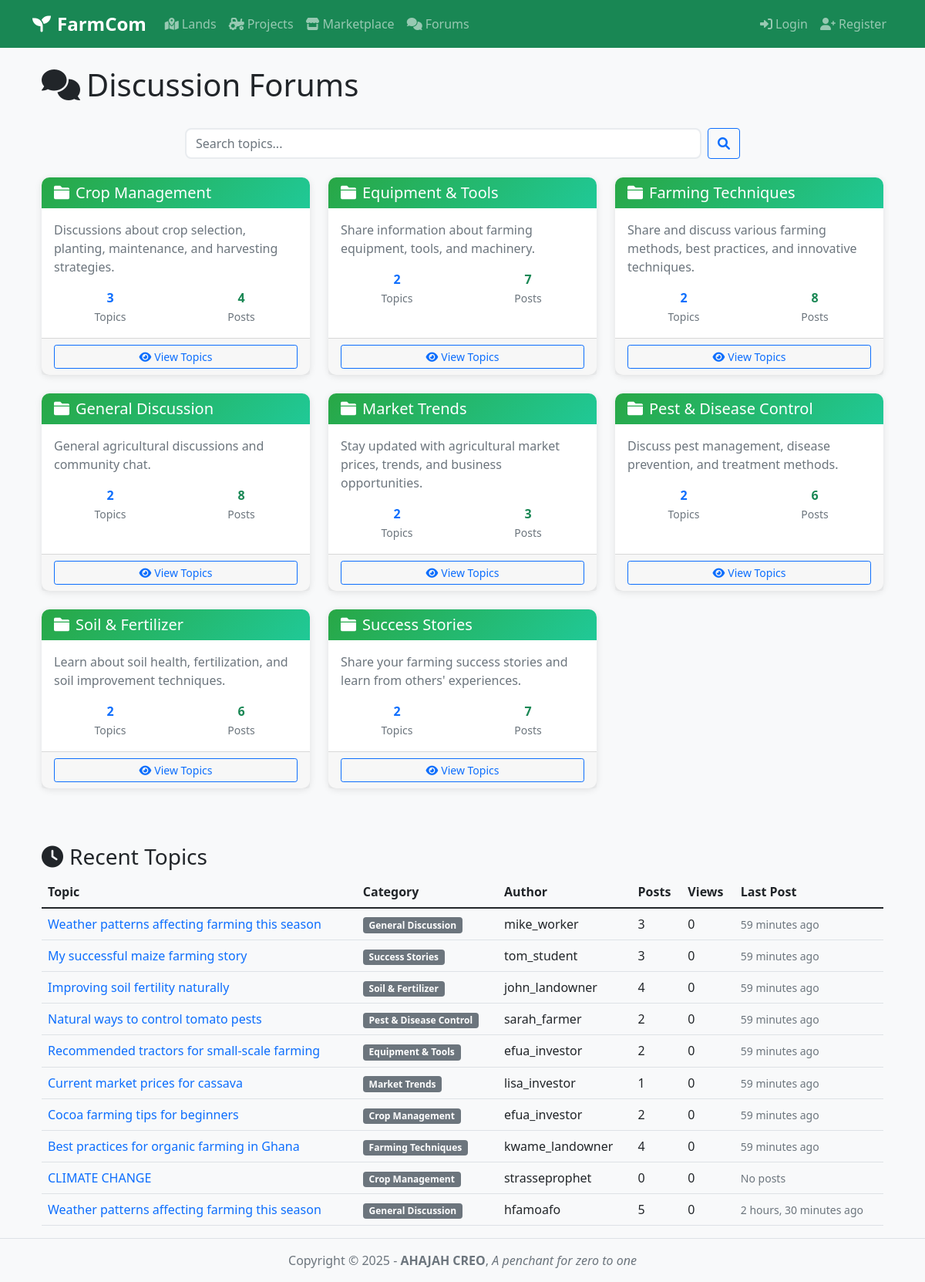
Page /forums/ on the committed database.
### forums/models.py (models this page shows, shortened)
class Category(models.Model):
    name = models.CharField(max_length=100)
    description = models.TextField()
    slug = models.SlugField(unique=True)
    created_at = models.DateTimeField(auto_now_add=True)
    is_active = models.BooleanField(default=True)
    class Meta:
        verbose_name_plural = "Categories"
        ordering = ['name']
    def get_topic_count(self):
        return self.topics.count()
    def get_post_count(self):
        return Post.objects.filter(topic__category=self).count()

class Topic(models.Model):
    category = models.ForeignKey(Category, on_delete=models.CASCADE, related_name='topics')
    title = models.CharField(max_length=200)
    content = models.TextField()
    author = models.ForeignKey(User, on_delete=models.CASCADE, related_name='forum_topics')
    created_at = models.DateTimeField(auto_now_add=True)
    updated_at = models.DateTimeField(auto_now=True)
    is_pinned = models.BooleanField(default=False)
    is_locked = models.BooleanField(default=False)
    views = models.PositiveIntegerField(default=0)
    class Meta:
        ordering = ['-is_pinned', '-created_at']
    def get_post_count(self):
        return self.posts.count()
    def get_last_post(self):
        return self.posts.order_by('-created_at').first()

class Post(models.Model):
    topic = models.ForeignKey(Topic, on_delete=models.CASCADE, related_name='posts')
    author = models.ForeignKey(User, on_delete=models.CASCADE, related_name='forum_posts')
    content = models.TextField()
    created_at = models.DateTimeField(auto_now_add=True)
    updated_at = models.DateTimeField(auto_now=True)
    is_solution = models.BooleanField(default=False)  # Mark as best answer
    class Meta:
        ordering = ['created_at']

### accounts/models.py (models this page shows, shortened)
class User(AbstractUser):
    USER_TYPES = (
        ('LANDOWNER', 'Landowner'),
        ('FARMER', 'Professional Farmer'),
        ('WORKER', 'Farm Worker'),
        ('INVESTOR', 'Investor'),
        ('STUDENT', 'Student'),
    )
    user_type = models.CharField(max_length=20, choices=USER_TYPES)
    phone = models.CharField(max_length=20)
    location = models.CharField(max_length=100)
    bio = models.TextField(blank=True)
    skills = models.CharField(max_length=200, blank=True)
    avatar = models.ImageField(upload_to='avatars/', blank=True, null=True)
    groups = models.ManyToManyField(
        Group,
        verbose_name='groups',
        blank=True,
        help_text='The groups this user belongs to. A user will get all permissions granted to each of their groups.',
        related_name="accounts_user_groups",  # Custom related_name
        related_query_name="accounts_user",
    )
    user_permissions = models.ManyToManyField(
        Permission,
        verbose_name='user permissions',
        blank=True,
        help_text='Specific permissions for this user.',
        related_name="accounts_user_permissions",  # Custom related_name
        related_query_name="accounts_user",
    )
    supervisor = models.ForeignKey(
        'self',
        null=True,
        blank=True,
        on_delete=models.SET_NULL,
        related_name='supervised_workers',
        limit_choices_to={'user_type': 'FARMER'},
        help_text='The professional farmer supervising this worker (if applicable).'
    )

### forums/views.py (the view)
# urls.py: path('', views.category_list, name='category_list'),
def category_list(request):
    categories = Category.objects.filter(is_active=True)
    recent_topics = Topic.objects.all().order_by('-created_at')[:10]
    context = {
        'categories': categories,
        'recent_topics': recent_topics,
    }
    return render(request, 'forums/category_list.html', context)

### accounts/context_processors.py (called while the page is built, shortened)
def notification_data(request):
    return {
        'unread_notifications': 0,
        'recent_notifications': [],
    }

def dashboard_url(request):
    if request.user.is_authenticated:
        return {
            'user_dashboard_url': get_user_dashboard_url(request.user),
            'user_home_url': get_user_home_url(request.user)
        }
    return {
        'user_dashboard_url': 'home',
        'user_home_url': 'home'
    }

### templates/forums/category_list.html (shortened to what this page needs)
{% extends 'base.html' %}
{% block content %}
<div class="container mt-4">
    <div class="d-flex justify-content-between align-items-center mb-4">
        <h1><i class="fas fa-comments me-2"></i>Discussion Forums</h1>
    </div>
    <div class="row mb-4">
        <div class="col-md-8 mx-auto">
            <form method="GET" action="{% url 'forums:search_topics' %}" class="d-flex">
                <input type="text" name="q" class="form-control me-2" placeholder="Search topics..." value="{{ search_query }}">
                <button type="submit" class="btn btn-outline-primary">
                    <i class="fas fa-search"></i>
                </button>
            </form>
        </div>
    </div>
    <div class="row">
        {% for category in categories %}
        <div class="col-md-6 col-lg-4 mb-4">
            <div class="card h-100">
                <div class="card-header">
                    <h5 class="card-title mb-0">
                        <i class="fas fa-folder me-2"></i>{{ category.name }}
                    </h5>
                </div>
                <div class="card-body">
                    <p class="card-text text-muted">{{ category.description }}</p>
                    <div class="row text-center">
                        <div class="col-6">
                            <div class="text-primary fw-bold">{{ category.get_topic_count }}</div>
                            <small class="text-muted">Topics</small>
                        </div>
                        <div class="col-6">
                            <div class="text-success fw-bold">{{ category.get_post_count }}</div>
                            <small class="text-muted">Posts</small>
                        </div>
                    </div>
                </div>
                <div class="card-footer">
                    <a href="{% url 'forums:category_topics' category.slug %}" class="btn btn-outline-primary btn-sm w-100">
                        <i class="fas fa-eye me-1"></i>View Topics
                    </a>
                </div>
            </div>
        </div>
        {% empty %}
        <div class="col-12">
            <div class="alert alert-info text-center">
                <i class="fas fa-info-circle me-2"></i>No forum categories available yet.
            </div>
        </div>
        {% endfor %}
    </div>
    <div class="mt-5">
        <h3><i class="fas fa-clock me-2"></i>Recent Topics</h3>
        <div class="table-responsive">
            <table class="table table-hover">
                <thead>
                    <tr>
                        <th>Topic</th>
                        <th>Category</th>
                        <th>Author</th>
                        <th>Posts</th>
                        <th>Views</th>
                        <th>Last Post</th>
                    </tr>
                </thead>
                <tbody>
                    {% for topic in recent_topics %}
                    <tr>
                        <td>
                            <a href="{% url 'forums:topic_detail' topic.id %}" class="text-decoration-none">
                                {{ topic.title }}
                            </a>
                        </td>
                        <td>
                            <span class="badge bg-secondary">{{ topic.category.name }}</span>
                        </td>
                        <td>{{ topic.author.username }}</td>
                        <td>{{ topic.get_post_count }}</td>
                        <td>{{ topic.views }}</td>
                        <td>
                            {% if topic.get_last_post %}
                                <small class="text-muted">{{ topic.get_last_post.created_at|timesince }} ago</small>
                            {% else %}
                                <small class="text-muted">No posts</small>
                            {% endif %}
                        </td>
                    </tr>
                    {% empty %}
                    <tr>
                        <td colspan="6" class="text-center text-muted">No topics yet.</td>
                    </tr>
                    {% endfor %}
                </tbody>
            </table>
        </div>
    </div>
</div>
{% endblock %}

### static/css/style.css (style rules this page uses)
:root { --primary-green: #28a745; --secondary-green: #20c997; --dark-green: #1e7e34; --light-green: #d4edda; }
body { font-family: 'Segoe UI', Tahoma, Geneva, Verdana, sans-serif; background-color: #f8f9fa; }
.card { border: none; border-radius: 10px; box-shadow: 0 2px 10px rgba(0,0,0,0.1); transition: transform 0.2s; }
.card-header { background: linear-gradient(135deg, var(--primary-green), var(--secondary-green)); color: white; border-radius: 10px 10px 0 0 !important; border: none; }
.form-select, .form-control { border-radius: 8px; border: 2px solid #e9ecef; transition: border-color 0.2s, box-shadow 0.2s; }

### rows in the picture
Category: name "Crop Management", description "Discussions about crop selection, planting, maintenance, and harvesting strategies.", get_topic_count "3", get_post_count "4"
Category: name "Equipment & Tools", description "Share information about farming equipment, tools, and machinery.", get_topic_count "2", get_post_count "7"
Category: name "Farming Techniques", description "Share and discuss various farming methods, best practices, and innovative techniques.", get_topic_count "2", get_post_count "8"
Category: name "General Discussion", description "General agricultural discussions and community chat.", get_topic_count "2", get_post_count "8"
Category: name "Market Trends", description "Stay updated with agricultural market prices, trends, and business opportunities.", get_topic_count "2", get_post_count "3"
Category: name "Pest & Disease Control", description "Discuss pest management, disease prevention, and treatment methods.", get_topic_count "2", get_post_count "6"
Category: name "Soil & Fertilizer", description "Learn about soil health, fertilization, and soil improvement techniques.", get_topic_count "2", get_post_count "6"
Category: name "Success Stories", description "Share your farming success stories and learn from others' experiences.", get_topic_count "2", get_post_count "7"
Topic: title "Weather patterns affecting farming this season", category.name "General Discussion", author.username "mike_worker", get_post_count "3", views "0", get_last_post.created_at "59 minutes"
Topic: title "My successful maize farming story", category.name "Success Stories", author.username "tom_student", get_post_count "3", views "0", get_last_post.created_at "59 minutes"
Topic: title "Improving soil fertility naturally", category.name "Soil & Fertilizer", author.username "john_landowner", get_post_count "4", views "0", get_last_post.created_at "59 minutes"
Topic: title "Natural ways to control tomato pests", category.name "Pest & Disease Control", author.username "sarah_farmer", get_post_count "2", views "0", get_last_post.created_at "59 minutes"
Topic: title "Recommended tractors for small-scale farming", category.name "Equipment & Tools", author.username "efua_investor", get_post_count "2", views "0", get_last_post.created_at "59 minutes"
Topic: title "Current market prices for cassava", category.name "Market Trends", author.username "lisa_investor", get_post_count "1", views "0", get_last_post.created_at "59 minutes"
Topic: title "Cocoa farming tips for beginners", category.name "Crop Management", author.username "efua_investor", get_post_count "2", views "0", get_last_post.created_at "59 minutes"
Topic: title "Best practices for organic farming in Ghana", category.name "Farming Techniques", author.username "kwame_landowner", get_post_count "4", views "0", get_last_post.created_at "59 minutes"
Topic: title "CLIMATE CHANGE", category.name "Crop Management", author.username "strasseprophet", get_post_count "0", views "0", shows "No posts"
Topic: title "Weather patterns affecting farming this season", category.name "General Discussion", author.username "hfamoafo", get_post_count "5", views "0", get_last_post.created_at "2 hours, 30 minutes"
